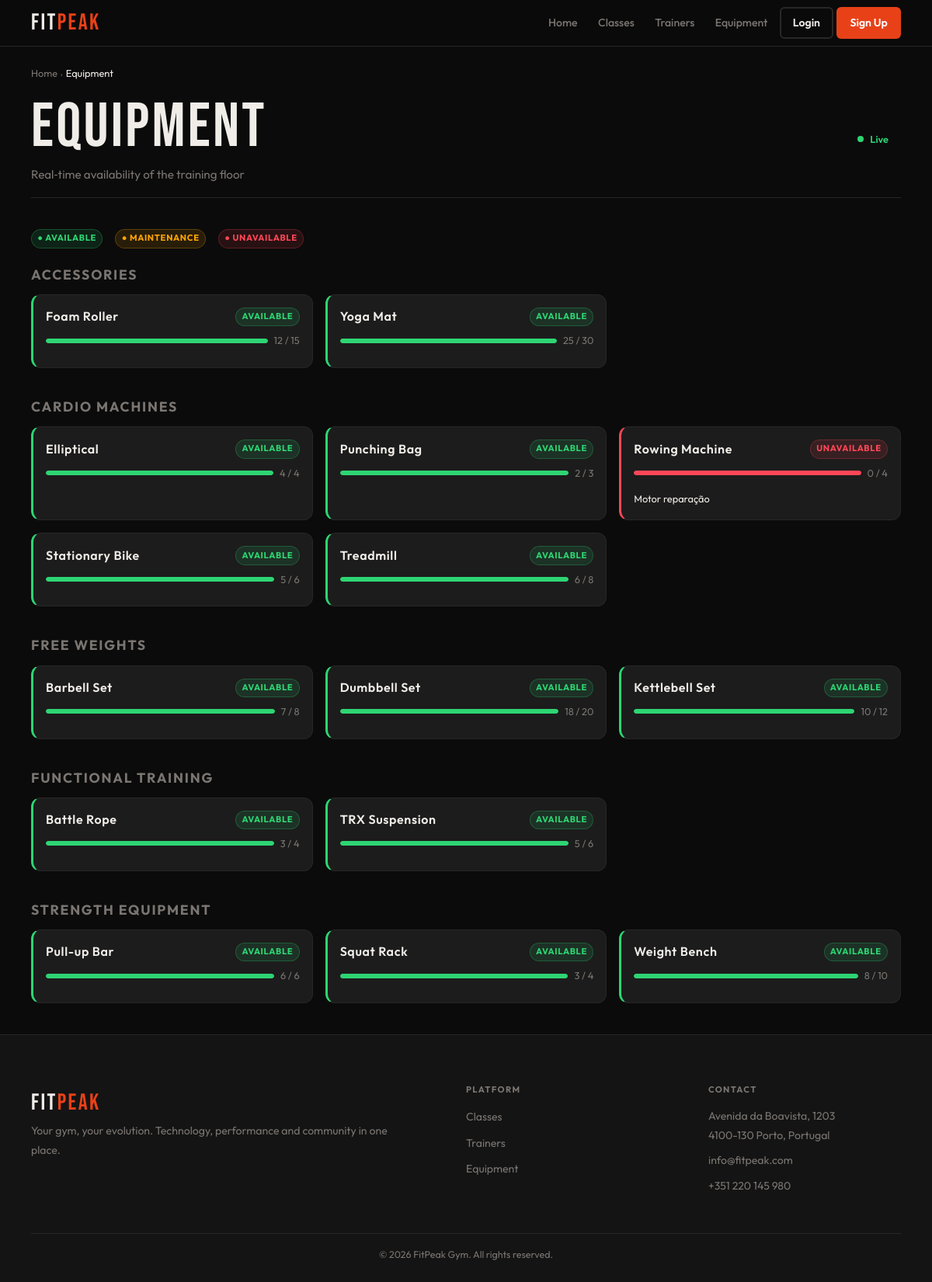
The app's page /pages/equipment.php, older data.
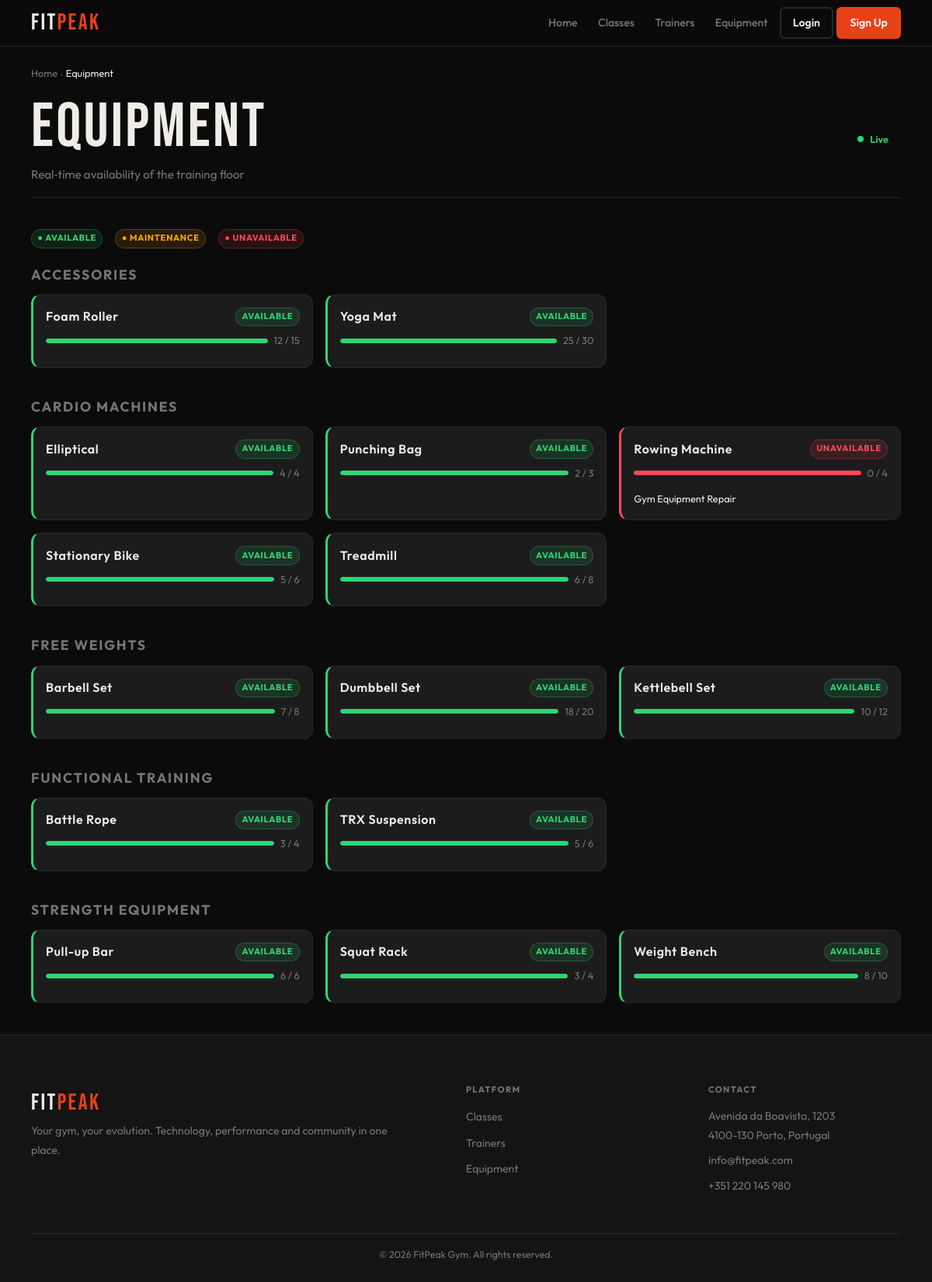
The same page, newer data.
### tables this page shows
CREATE TABLE equipment_categories (
    id INTEGER PRIMARY KEY AUTOINCREMENT,
    name TEXT UNIQUE NOT NULL,
    label TEXT NOT NULL,
    description TEXT,
    active INTEGER NOT NULL DEFAULT 1
);

CREATE TABLE equipment (
    id INTEGER PRIMARY KEY AUTOINCREMENT,
    name TEXT NOT NULL,
    category_id INTEGER NOT NULL,
    quantity INTEGER NOT NULL DEFAULT 1,
    available INTEGER NOT NULL DEFAULT 1,
    status TEXT NOT NULL DEFAULT 'available' CHECK(status IN ('available','maintenance','unavailable')),
    notes TEXT,
    updated_at DATETIME DEFAULT CURRENT_TIMESTAMP,
    FOREIGN KEY(category_id) REFERENCES equipment_categories(id)
);

### db/equipment.php (called while the page is built, shortened)
<?php
function getAllEquipmentCategories($pdo) {
    $stmt = $pdo->query("SELECT id, name, label FROM equipment_categories WHERE active = 1 ORDER BY label");
    return $stmt->fetchAll(PDO::FETCH_ASSOC);
}
function getAllEquipment($pdo) {
    $sql = "SELECT e.*, ec.label AS category_label, ec.name AS category_name FROM equipment e JOIN equipment_categories ec ON e.category_id = ec.id ORDER BY ec.label, e.name";
    $stmt = $pdo->query($sql);
    return $stmt->fetchAll(PDO::FETCH_ASSOC);
}

### template/equipment.php (the view, shortened to what this page needs)
<?php
function equipment_width_class($percentage) {
    $percentage = max(0, min(100, (int)$percentage));
    return 'avail-w-' . (round($percentage / 10) * 10);
}
function output_equipment_card($item) {
    $id = (int)$item['id'];
    $name = htmlspecialchars($item['name']);
    $notes = htmlspecialchars($item['notes'] ?? '');
    $quantity = (int)$item['quantity'];
    $available = (int)$item['available'];
    $effectiveStatus = $available === 0 ? 'unavailable' : $item['status'];
    $percentage = $quantity > 0 ? round(($available / $quantity) * 100) : 0;
    $barLevel = $percentage <= 25 ? 'low' : ($percentage <= 60 ? 'medium' : '');
    $widthClass = equipment_width_class($percentage);
    $statusLabel = ['available' => 'Available', 'maintenance' => 'Maintenance', 'unavailable' => 'Unavailable'][$effectiveStatus] ?? 'Unknown';
    $statusBadge = ['available' => 'badge-success', 'maintenance' => 'badge-warning', 'unavailable' => 'badge-danger'][$effectiveStatus] ?? 'badge-muted';
    ?>
    <article class="equip-card status-<?= htmlspecialchars($effectiveStatus) ?>" data-eq-id="<?= $id ?>">
        <div class="equip-card-header">
            <h4 class="equip-name"><?= $name ?></h4>
            <span class="badge <?= $statusBadge ?>" data-status-badge><?= $statusLabel ?></span>
        </div>
        <div class="equip-availability">
            <div class="avail-bar">
                <div class="avail-fill <?= $barLevel ?> <?= $widthClass ?>"></div>
            </div>
            <span class="text-muted avail-text" data-avail><?= $available ?> / <?= $quantity ?></span>
        </div>
        <?php if ($notes !== ''): ?>
            <p class="equip-notes"><?= $notes ?></p>
        <?php endif; ?>
    </article>
    <?php
}
function output_equipment_grid($equipment, $categories) {
    foreach ($categories as $cat) {
        $catId = (int)$cat['id'];
        $catLabel = htmlspecialchars($cat['label']);
        $catItems = array_filter($equipment, function ($item) use ($catId) {
            return (int)$item['category_id'] === $catId;
        });
        ?>
        <h3 class="category-title"><?= $catLabel ?></h3>
        <div class="equip-grid" data-category-id="<?= $catId ?>">
            <?php foreach ($catItems as $item): ?>
                <?php output_equipment_card($item); ?>
            <?php endforeach; ?>
        </div>
        <?php
    }
}
    ?>

### includes/header.php (shortened to what this page needs)
<?php
if (!function_exists('output_header')) {
    function output_header($pageCss) {
        $loggedIn = isset($_SESSION['user_id']);
        $userRole = $_SESSION['role'] ?? '';
        $userIsAdmin = !empty($_SESSION['is_admin']) || $userRole === 'admin';
        $currentPath = $_SERVER['PHP_SELF'] ?? '';
        $isAdminArea = strpos($currentPath, '/admin/') !== false;
        $avatarHtml = '';
        if ($loggedIn && $isAdminArea && $userIsAdmin) {
            $headerArea = 'admin';
        } elseif ($loggedIn && $userRole === 'member') {
            $headerArea = 'member';
        } elseif ($loggedIn && $userRole === 'trainer') {
            $headerArea = 'trainer';
        } elseif ($loggedIn && $userRole === 'admin') {
            $headerArea = 'admin';
        } else {
            $headerArea = 'public';
        }
        if ($headerArea === 'member') {
            $logoLink = '../member/dashboard.php';
            $profileLink = '../member/profile.php';
        } elseif ($headerArea === 'trainer') {
            $logoLink = '../trainer/dashboard.php';
            $profileLink = '../trainer/profile.php';
        } elseif ($headerArea === 'admin') {
            $logoLink = '../admin/dashboard.php';
            $profileLink = '../admin/profile.php';
        } else {
            $logoLink = '../index.php';
        }
?>
<!DOCTYPE html>
<html lang="en">
<head>
    <link rel="stylesheet" href="../css/base.css">
    <link rel="stylesheet" href="../css/components.css">
    <link rel="stylesheet" href="../css/pages/<?= htmlspecialchars($pageCss) ?>">
</head>
<body>
<header>
    <nav class="navbar" aria-label="Main navigation">
        <a href="<?= htmlspecialchars($logoLink) ?>" class="logo">FIT<span>PEAK</span></a>
        <ul class="nav-menu">
            <?php if ($headerArea === 'member'): ?>
                <li><a href="../member/dashboard.php">Home</a></li>
                <li><a href="../member/classes.php">Classes</a></li>
                <li><a href="../member/trainers.php">Trainers</a></li>
                <li><a href="../member/equipment.php">Equipment</a></li>
                <?php if ($userIsAdmin): ?>
                    <li><a href="../pages/choose_area.php" class="nav-login">Switch Area</a></li>
                <?php endif; ?>
                <li class="nav-avatar">
                    <a href="../member/profile.php" class="avatar-link" title="My Profile">
                        <div class="avatar">
                            <?= $avatarHtml ?>
                        </div>
                    </a>
                </li>
            <?php else: ?>
                <li><a href="../index.php">Home</a></li>
                <li><a href="../pages/classes.php">Classes</a></li>
                <li><a href="../pages/trainers.php">Trainers</a></li>
                <li><a href="../pages/equipment.php">Equipment</a></li>
                <li><a href="../pages/login.php" class="nav-login">Login</a></li>
                <li><a href="../pages/register.php" class="nav-register">Sign Up</a></li>
            <?php endif; ?>
        </ul>
    </nav>
</header>
<?php
    }
}
?>

### pages/equipment.php (shortened to what this page needs)
<?php
require_once '../db/equipment.php';
require_once '../template/equipment.php';
require_once '../includes/header.php';
$pdo = getDatabaseConnection();
$categories = getAllEquipmentCategories($pdo);
$equipment = getAllEquipment($pdo);
output_header("equipment.css");
?>
<main class="main">
    <div class="container">
        <header class="page-header">
            <nav>
                <ol class="breadcrumb">
                    <li><a href="../index.php">Home</a></li>
                    <li><span class="breadcrumb-sep">›</span></li>
                    <li><span>Equipment</span></li>
                </ol>
            </nav>
            <div class="page-header-row flex-between" style="flex-wrap:wrap; gap:1rem;">
                <div>
                    <h1>Equipment</h1>
                    <p>Real‑time availability of the training floor</p>
                </div>
                <div class="live-indicator">
                    <span class="live-dot"></span> Live
                </div>
            </div>
        </header>
        <div class="flex gap-md mb-lg" style="flex-wrap:wrap;">
            <span class="badge badge-success">● Available</span>
            <span class="badge badge-warning">● Maintenance</span>
            <span class="badge badge-danger">● Unavailable</span>
        </div>
        <?php output_equipment_grid($equipment, $categories); ?>
    </div>
</main>
<?php require_once '../includes/footer.php'; output_footer('../pages/'); ?>

### includes/footer.php
<?php
function output_footer($basePath = '') { ?>
    <footer class="site-footer">
        <div class="container">
            <div class="footer-grid">
                <div class="footer-box">
                    <span class="logo">FIT<span>PEAK</span></span>
                    <p>Your gym, your evolution. Technology, performance and community in one place.</p>
                </div>
                <div class="footer-box">
                    <h3>Platform</h3>
                    <ul>
                        <li><a href="<?= $basePath ?>classes.php">Classes</a></li>
                        <li><a href="<?= $basePath ?>trainers.php">Trainers</a></li>
                        <li><a href="<?= $basePath ?>equipment.php">Equipment</a></li>
                    </ul>
                </div>
                <div class="footer-box">
                    <h3>Contact</h3>
                    <p>Avenida da Boavista, 1203<br>4100-130 Porto, Portugal</p>
                    <p>info@fitpeak.com</p>
                    <p>+351 220 145 980</p>
                </div>
            </div>
            <div class="footer-bottom">
                <p>&copy; 2026 FitPeak Gym. All rights reserved.</p>
            </div>
        </div>
    </footer>
    </body>
    </html>
<?php } ?>

### css/base.css (style rules this page uses)
:root { --bg: #0b0b0b; --surface: #141414; --card: #1c1c1c; --border: #272727; --accent: #e84118; --accent-glow: rgba(232, 65, 24, 0.28); --text: #f0ede8; --muted: #7a7571; --success: #2ed573; --warning: #ffa502; --danger: #ff4757; --info: #1e90ff; --ff-display: 'Bebas Neue', sans-serif; --ff-body: 'Outfit', sans-serif; --sp-xs: 0.25rem; --sp-sm: 0.5rem; --sp-md: 1rem; --sp-lg: clamp(1rem, 3vw, 1.5rem); --sp-xl: clamp(1.5rem, 5vw, 2.5rem); --sp-2xl: clamp(2rem, 7vw, 4rem); --nav-h: 60px; --r-sm: 6px; --r-md: 12px; --r-pill: 999px; --touch: 44px; --max-w: 1200px; --shadow-a: 0 0 24px var(--accent-glow); --t: 0.22s cubic-bezier(0.4, 0, 0.2, 1); }
*, *::before, *::after { box-sizing: border-box; margin: 0; padding: 0; }
html { font-size: 16px; scroll-behavior: smooth; -webkit-text-size-adjust: 100%; }
body { font-family: var(--ff-body); background: var(--bg); color: var(--text); line-height: 1.6; min-height: 100dvh; display: flex; flex-direction: column; overflow-x: hidden; }
a { color: inherit; text-decoration: none; }
ul, ol { list-style: none; }
h1, h2, h3, h4, h5, h6 { font-family: var(--ff-display); letter-spacing: 0.04em; line-height: 1.1; font-weight: 400; }
h1 { font-size: clamp(2.2rem, 7vw, 5rem); }
h3, h4 { font-size: clamp(1rem, 2.5vw, 1.2rem); font-family: var(--ff-body); font-weight: 600; }
p { line-height: 1.75; }
.container { width: 100%; max-width: var(--max-w); margin-inline: auto; padding-inline: var(--sp-md); }
.main { flex: 1; padding-top: var(--nav-h); }
.text-muted { color: var(--muted); }
@media (min-width: 640px) { .container { padding-inline: var(--sp-lg); } }
@media (min-width: 1024px) { .container { padding-inline: var(--sp-xl); } }

### css/pages/equipment.css (style rules this page uses)
.breadcrumb { display: flex; flex-wrap: wrap; align-items: center; gap: var(--sp-xs); font-size: 0.8rem; color: var(--muted); margin-bottom: var(--sp-md); }
.breadcrumb a { color: var(--muted); transition: color var(--t); }
.breadcrumb-sep { font-size: 0.6rem; opacity: 0.45; }
.breadcrumb span { color: var(--text); }
.page-header { padding-block: var(--sp-lg) var(--sp-md); border-bottom: 1px solid var(--border); margin-bottom: var(--sp-xl); }
.page-header h1 { margin-bottom: 0.2rem; }
.page-header p { color: var(--muted); font-size: 0.95rem; }
.page-header-row { display: flex; justify-content: space-between; align-items: center; flex-wrap: wrap; gap: 1rem; margin-top: var(--sp-sm); }
.category-title { margin-bottom: 1rem; color: var(--muted); font-size: 1.1rem; text-transform: uppercase; letter-spacing: 0.1em; font-family: var(--ff-body); font-weight: 700; }
.live-indicator { display: flex; align-items: center; gap: 0.5rem; font-size: 0.8rem; color: var(--success); font-weight: 600; }
.live-dot { width: 8px; height: 8px; border-radius: 50%; background: var(--success); animation: live-pulse 2s ease infinite; }
.equip-grid { display: grid; grid-template-columns: 1fr; gap: var(--sp-md); margin-bottom: var(--sp-xl); }
@media (min-width: 540px) { .equip-grid { grid-template-columns: repeat(2, 1fr); } }
@media (min-width: 860px) { .equip-grid { grid-template-columns: repeat(3, 1fr); } }
.equip-card { background: var(--card); border: 1px solid var(--border); border-radius: var(--r-md); padding: var(--sp-md); transition: border-color 0.2s, box-shadow 0.2s; display: flex; flex-direction: column; height: 100%; }
.equip-card-header { display: flex; justify-content: space-between; align-items: center; flex-wrap: wrap; gap: var(--sp-sm); margin-bottom: var(--sp-sm); flex-shrink: 0; }
.equip-name { font-family: var(--ff-body); font-weight: 600; font-size: 1rem; }
.equip-availability { display: flex; align-items: center; gap: var(--sp-sm); margin-bottom: var(--sp-sm); flex-shrink: 0; }
.avail-bar { flex: 1; height: 6px; background: var(--border); border-radius: 3px; overflow: hidden; }
.avail-fill { height: 100%; border-radius: 3px; background: var(--success); transition: width 0.4s ease, background 0.3s; }
.avail-fill.low { background: var(--danger); }
.avail-text { font-size: 0.8rem; white-space: nowrap; }
.equip-notes { font-size: 0.8rem; margin-top: var(--sp-xs); flex-shrink: 0; }
.status-available { border-left: 3px solid var(--success); }
.status-unavailable { border-left: 3px solid var(--danger); }
.flex-between { display: flex; align-items: center; justify-content: space-between; }
.flex { display: flex; }
.gap-md { gap: var(--sp-md); }
.mb-lg { margin-bottom: var(--sp-lg); }
.text-muted { color: var(--muted); }

Row changes from the older to the newer data that the page shows:
changed equipment "Rowing Machine": notes "Motor reparação" → "Gym Equipment Repair"
